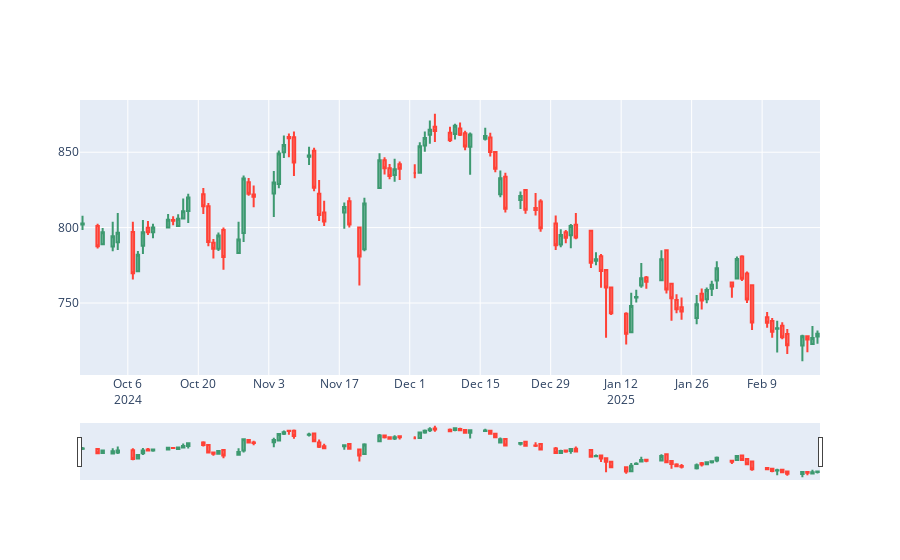

Source (notebook cell):
### Code cell
fig = go.Figure(
    data = [
        go.Candlestick(
            x = df.index,
            open = df["1. open"],
            high = df["2. high"],
            low = df["3. low"],
            close = df["4. close"]
        )
    ]
)
fig.show()
